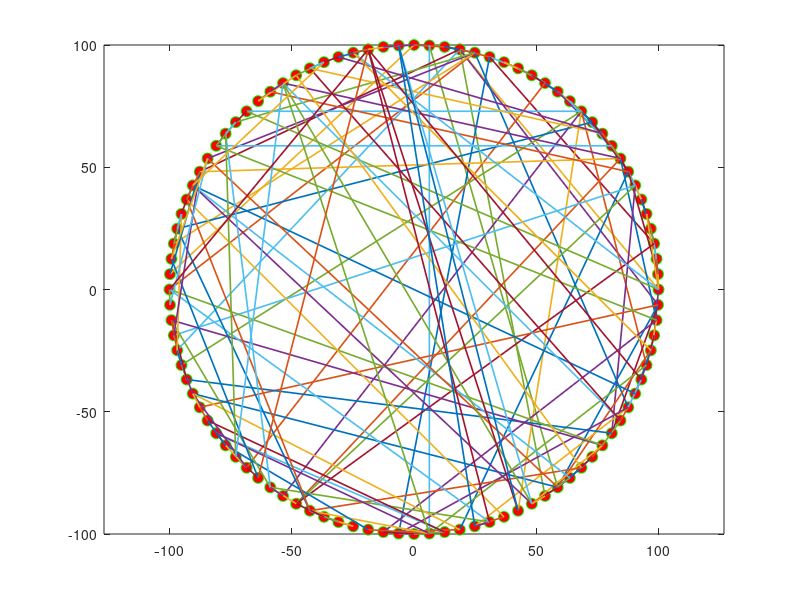

This chart was generated by the following MATLAB code:
% ************************************************************************
% Author: CONG LI
% Date Created: 2022
%
% This script is part of a course project for 
% Mathematical Experiment
% at University of Electronic Science and Technology of China (UESTC)
% ************************************************************************


% Problem Description:
% This task involves simulating the small-world network model proposed by Watts and Strogatz.
% Small-world networks are a class of complex networks where most nodes are not neighbors,
% but can be reached from every other by a small number of steps. The phenomenon is called 
% "six degrees of separation," where any two people can be connected by a maximum of 6 intermediate 
% acquaintances. This model is used to describe many real-world networks, including social networks, 
% neural networks, and transportation systems.
% 
% The WS small-world network model generation process:
% 1. Consider a 1D ring of N nodes, where each node is connected to its K/2 neighbors (K is even).
% 2. Then, randomly rewire each edge with probability p. When rewiring, one end of the edge stays fixed, 
%    and the other end is connected to a random node.
% 3. The network generated has small-world properties with a short average path length between nodes.

clear all
clc

% Step 1: Define the network parameters
N = 100;     % Number of nodes in the network
K = 4;       % Each node initially connects to K/2 neighbors (K is even)
p = 0.5;     % Probability of rewiring edges

% Step 2: Generate the angle for the nodes in a 1D circular configuration
angle = 0:2*pi/N:2*pi-2*pi/N;   % Angles evenly spaced along the circle

% Step 3: Calculate the x and y coordinates of the nodes on the circle
x = 100 * sin(angle);   % x-coordinates
y = 100 * cos(angle);   % y-coordinates

% Step 4: Plot the initial network configuration (ring of nodes)
plot(x, y, 'ro', 'MarkerEdgeColor', 'g', 'MarkerFaceColor', 'r', 'MarkerSize', 8);
hold on;

% Step 5: Initialize adjacency matrix A for the network (with no connections yet)
A = zeros(N);

% Step 6: Connect each node to its K/2 nearest neighbors (initial 1D ring)
for i = 1:N
    for j = i+1:i+K/2
        jj = j;
        if j > N
            jj = mod(j, N);  % Wrap around to form a circular connection
        end
        A(i, jj) = 1;
        A(jj, i) = 1;  % Bidirectional connection
    end
end

% Step 7: Rewire edges with probability p (randomly disconnect and reconnect edges)
for i = 1:N
    for j = i+1:i+K/2
        jj = j;
        if j > N
            jj = mod(j, N);
        end
        p1 = rand(1, 1);
        if p1 < p  % Rewiring condition
            A(i, jj) = 0;  % Disconnect the edge
            A(jj, i) = 0;
            A(i, i) = inf;  % Avoid self-connection
            a = find(A(i, :) == 0);  % Find available nodes to reconnect
            rand_data = randi([1, length(a)], 1, 1);  % Randomly choose a node
            jjj = a(rand_data);  % New connection node
            A(i, jjj) = 1;
            A(jjj, i) = 1;  % Reconnect the edge
            A(i, i) = 0;  % Remove self-connection
        end
    end
end

% Step 8: Plot the rewired network
for i = 1:N
    for j = i+1:N
        if A(i, j) ~= 0
            plot([x(i), x(j)], [y(i), y(j)], 'linewidth', 1.2);  % Draw edges
            hold on;
        end
    end
end

% Step 9: Set axis to be equal to maintain the shape of the network
axis equal;
